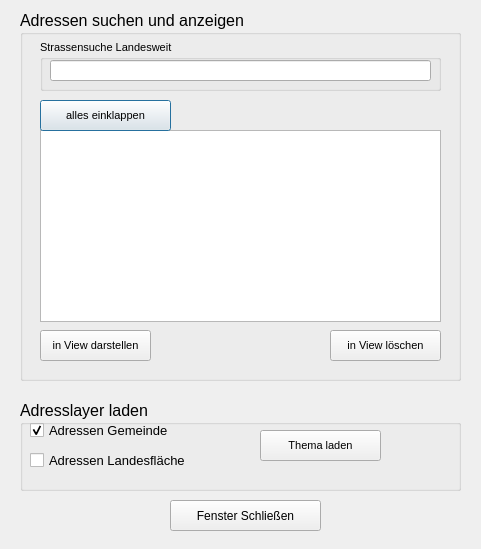
<?xml version="1.0" encoding="UTF-8"?>
<ui version="4.0">
 <class>frmAdresssuche</class>
 <widget class="QDialog" name="frmAdresssuche">
  <property name="geometry">
   <rect>
    <x>0</x>
    <y>0</y>
    <width>481</width>
    <height>549</height>
   </rect>
  </property>
  <property name="windowTitle">
   <string>Adresssuche</string>
  </property>
  <widget class="QPushButton" name="schliessen">
   <property name="geometry">
    <rect>
     <x>170</x>
     <y>500</y>
     <width>151</width>
     <height>31</height>
    </rect>
   </property>
   <property name="focusPolicy">
    <enum>Qt::StrongFocus</enum>
   </property>
   <property name="text">
    <string>Fenster Schließen</string>
   </property>
   <property name="autoDefault">
    <bool>false</bool>
   </property>
  </widget>
  <widget class="QGroupBox" name="groupBox">
   <property name="geometry">
    <rect>
     <x>20</x>
     <y>400</y>
     <width>441</width>
     <height>91</height>
    </rect>
   </property>
   <property name="font">
    <font>
     <pointsize>12</pointsize>
    </font>
   </property>
   <property name="title">
    <string>Adresslayer laden</string>
   </property>
   <widget class="QPushButton" name="ButtonAdressenOk">
    <property name="geometry">
     <rect>
      <x>240</x>
      <y>30</y>
      <width>121</width>
      <height>31</height>
     </rect>
    </property>
    <property name="font">
     <font>
      <pointsize>8</pointsize>
     </font>
    </property>
    <property name="text">
     <string>Thema laden</string>
    </property>
    <property name="autoDefault">
     <bool>false</bool>
    </property>
   </widget>
   <widget class="QCheckBox" name="checkBox_3">
    <property name="geometry">
     <rect>
      <x>10</x>
      <y>20</y>
      <width>138</width>
      <height>21</height>
     </rect>
    </property>
    <property name="font">
     <font>
      <pointsize>10</pointsize>
     </font>
    </property>
    <property name="text">
     <string>Adressen Gemeinde</string>
    </property>
    <property name="checked">
     <bool>true</bool>
    </property>
    <attribute name="buttonGroup">
     <string notr="true">buttonGroup</string>
    </attribute>
   </widget>
   <widget class="QCheckBox" name="checkBox_2">
    <property name="geometry">
     <rect>
      <x>10</x>
      <y>50</y>
      <width>155</width>
      <height>21</height>
     </rect>
    </property>
    <property name="font">
     <font>
      <pointsize>10</pointsize>
     </font>
    </property>
    <property name="text">
     <string>Adressen Landesfläche</string>
    </property>
    <attribute name="buttonGroup">
     <string notr="true">buttonGroup</string>
    </attribute>
   </widget>
  </widget>
  <widget class="QGroupBox" name="groupBox_2">
   <property name="geometry">
    <rect>
     <x>20</x>
     <y>10</y>
     <width>441</width>
     <height>371</height>
    </rect>
   </property>
   <property name="font">
    <font>
     <pointsize>12</pointsize>
    </font>
   </property>
   <property name="title">
    <string>Adressen suchen und anzeigen</string>
   </property>
   <widget class="QPushButton" name="laden">
    <property name="geometry">
     <rect>
      <x>20</x>
      <y>320</y>
      <width>111</width>
      <height>31</height>
     </rect>
    </property>
    <property name="font">
     <font>
      <pointsize>8</pointsize>
     </font>
    </property>
    <property name="text">
     <string>in View darstellen</string>
    </property>
    <property name="autoDefault">
     <bool>false</bool>
    </property>
   </widget>
   <widget class="QPushButton" name="pushButton">
    <property name="geometry">
     <rect>
      <x>310</x>
      <y>320</y>
      <width>111</width>
      <height>31</height>
     </rect>
    </property>
    <property name="font">
     <font>
      <pointsize>8</pointsize>
     </font>
    </property>
    <property name="text">
     <string>in View löschen</string>
    </property>
    <property name="autoDefault">
     <bool>false</bool>
    </property>
   </widget>
   <widget class="QGroupBox" name="groupBox_3">
    <property name="geometry">
     <rect>
      <x>20</x>
      <y>30</y>
      <width>401</width>
      <height>51</height>
     </rect>
    </property>
    <property name="font">
     <font>
      <pointsize>8</pointsize>
     </font>
    </property>
    <property name="title">
     <string>Strassensuche Landesweit</string>
    </property>
    <widget class="QLineEdit" name="leStrasse">
     <property name="geometry">
      <rect>
       <x>10</x>
       <y>20</y>
       <width>381</width>
       <height>21</height>
      </rect>
     </property>
    </widget>
   </widget>
   <widget class="QTreeView" name="treeAdressen">
    <property name="geometry">
     <rect>
      <x>20</x>
      <y>120</y>
      <width>401</width>
      <height>192</height>
     </rect>
    </property>
    <attribute name="headerVisible">
     <bool>false</bool>
    </attribute>
   </widget>
   <widget class="QPushButton" name="btnEinklappen">
    <property name="geometry">
     <rect>
      <x>20</x>
      <y>90</y>
      <width>131</width>
      <height>31</height>
     </rect>
    </property>
    <property name="font">
     <font>
      <pointsize>8</pointsize>
     </font>
    </property>
    <property name="text">
     <string>alles einklappen</string>
    </property>
   </widget>
  </widget>
 </widget>
 <resources/>
 <connections>
  <connection>
   <sender>laden</sender>
   <signal>clicked()</signal>
   <receiver>frmAdresssuche</receiver>
   <slot>accept()</slot>
   <hints>
    <hint type="sourcelabel">
     <x>210</x>
     <y>250</y>
    </hint>
    <hint type="destinationlabel">
     <x>251</x>
     <y>258</y>
    </hint>
   </hints>
  </connection>
  <connection>
   <sender>schliessen</sender>
   <signal>clicked()</signal>
   <receiver>frmAdresssuche</receiver>
   <slot>closeEvent()</slot>
   <hints>
    <hint type="sourcelabel">
     <x>370</x>
     <y>720</y>
    </hint>
    <hint type="destinationlabel">
     <x>251</x>
     <y>258</y>
    </hint>
   </hints>
  </connection>
  <connection>
   <sender>ButtonAdressenOk</sender>
   <signal>clicked()</signal>
   <receiver>frmAdresssuche</receiver>
   <slot>themenLaden()</slot>
   <hints>
    <hint type="sourcelabel">
     <x>306</x>
     <y>640</y>
    </hint>
    <hint type="destinationlabel">
     <x>427</x>
     <y>386</y>
    </hint>
   </hints>
  </connection>
  <connection>
   <sender>pushButton</sender>
   <signal>clicked()</signal>
   <receiver>frmAdresssuche</receiver>
   <slot>adrClear()</slot>
   <hints>
    <hint type="sourcelabel">
     <x>379</x>
     <y>346</y>
    </hint>
    <hint type="destinationlabel">
     <x>479</x>
     <y>410</y>
    </hint>
   </hints>
  </connection>
 </connections>
 <slots>
  <slot>lstGemeindeKlicked()</slot>
  <slot>lstStrasseKlicked()</slot>
  <slot>lstNummerKlicked()</slot>
  <slot>adrClear()</slot>
  <slot>strassensuche()</slot>
  <slot>themenLaden()</slot>
  <slot>closeEvent()</slot>
  <slot>grafikreturn()</slot>
 </slots>
 <buttongroups>
  <buttongroup name="buttonGroup"/>
 </buttongroups>
</ui>
